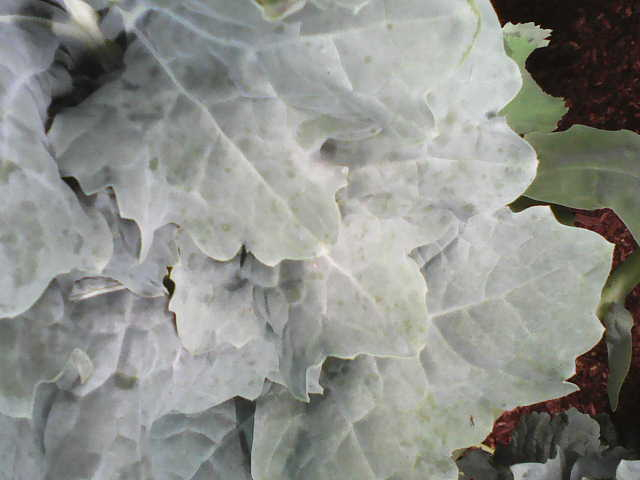
#> input picture Pruning/rpi_images/2021-06-19T02:35:43.255Z_1210.0_970.0_0.0.jpg, 640 x 480 px
$ python -i movement.py   (imports and definitions only)
#> lines starting #> are read from the running program, lines starting #| are printed output that depends on the picture
import cv2
import numpy as np
import os
from matplotlib import pyplot as plt
import argparse
import imutils
import math
import glob
from control import start, MyHandler, mount_xPruner, mount_yPruner, dismount_xPruner, dismount_yPruner, mount_nozzle, dismount_nozzle, photo
from thread import FarmBotThread
import argparse
import time
import pickle as pkl

def local_image_preprocess(local_image, sf=0.7438):
    #array of the preprocessed local image
    local_path = resize_local(local_image, sf) #rotate and rescale

    cwd = os.getcwd()
    image_path  = os.path.join(cwd, "rpi_images", local_image + "_" + str(sf) + "_resized.jpg")
    src = cv2.imread(image_path, 1)

    return src, local_path

# [187 lines left out: functions overhead_image_preprocess, determine_error, find_local_in_overhead, correct_image, get_points, crop_overhead, not called in this run]

def resize_local(local_image, scale_factor=0.7438):
    # Default scale_factor empirically determined from px to cm calculations from local and overhead images
    cwd = os.getcwd()
    image_path  = os.path.join(cwd, "rpi_images", local_image)
    img = cv2.cvtColor(cv2.imread(image_path, 1), cv2.COLOR_BGR2RGB)
    img = cv2.rotate(img, cv2.ROTATE_90_COUNTERCLOCKWISE) #rotate to align with overhead image

    width = int(img.shape[1] * scale_factor)
    height = int(img.shape[0] * scale_factor)
    dim = (width, height)

    # resize image
    resized = cv2.resize(img, dim, interpolation = cv2.INTER_AREA) # for shrinking INTER_AREA preferred
    plt.imsave(image_path  + "_" + str(scale_factor) + "_resized.jpg", resized)
    return image_path  + "_" + str(scale_factor) + "_resized.jpg"

# [85 lines left out: functions farmbot_target_approach, batch_target_approach, crop_o_px_to_cm, curr_pos_from_local, not called in this run]

# [2 lines not run here, left out]

>>> import cv2
>>> picture = cv2.imread('rpi_images/2021-06-19T02:35:43.255Z_1210.0_970.0_0.0.jpg', cv2.IMREAD_GRAYSCALE)
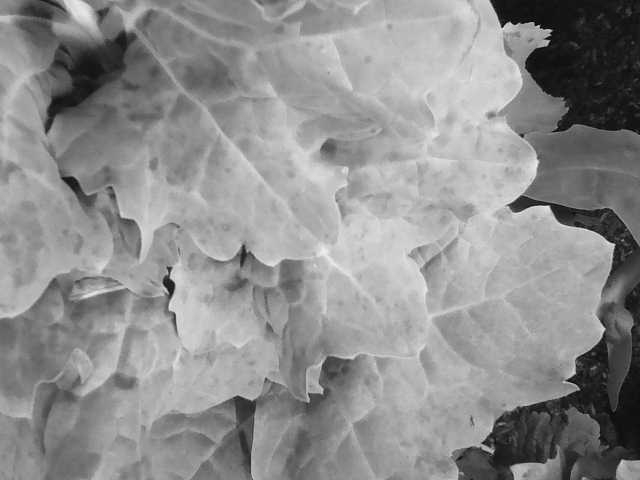
#> picture: shape (480, 640); min 1, max 247, mean 142.1
>>> result = local_image_preprocess(picture)
#> (the run stopped early here; a loop or call above may not have finished)

$ run again, on Pruning/rpi_images/2021-08-05T20:07:11.773Z_830.0_430.0_0.0.jpg
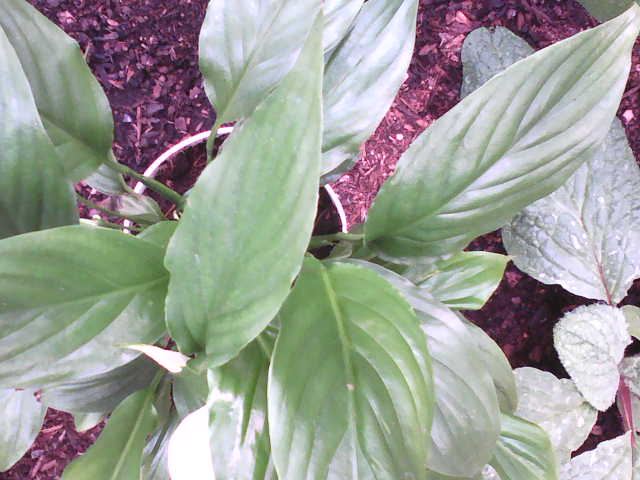
#> input picture Pruning/rpi_images/2021-08-05T20:07:11.773Z_830.0_430.0_0.0.jpg, 640 x 480 px
#> `picture = cv2.imread('rpi_images/2021-06-19T02:35:43.255Z_1210.0_970.0..`:
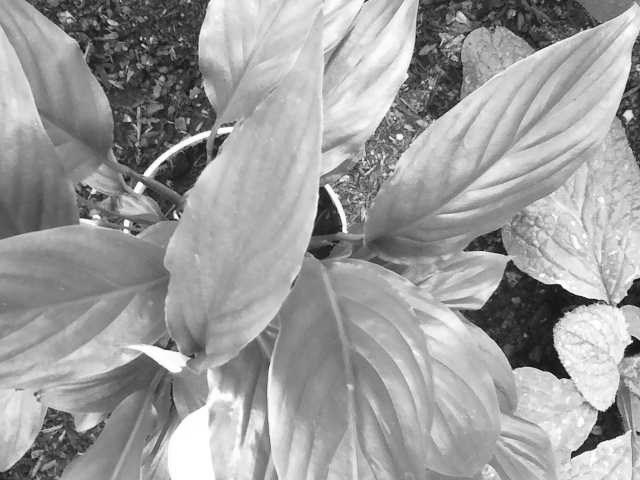
#> picture: shape (480, 640); min 3, max 255, mean 156.9

$ run again, on Pruning/rpi_images/2021-08-06T02:38:48.542Z_210.0_450.0_0.0.jpg
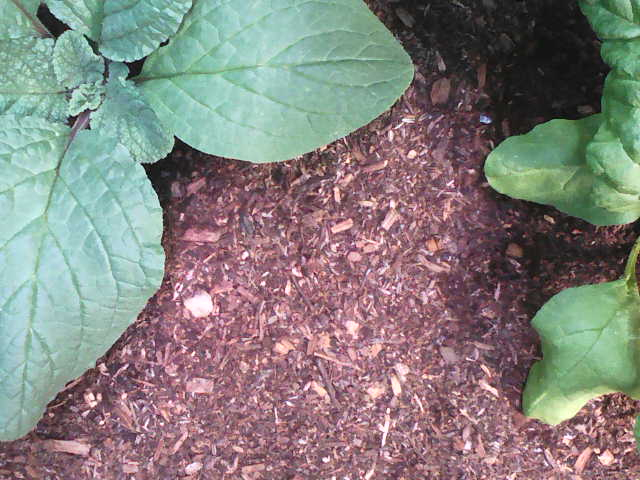
#> input picture Pruning/rpi_images/2021-08-06T02:38:48.542Z_210.0_450.0_0.0.jpg, 640 x 480 px
#> `picture = cv2.imread('rpi_images/2021-06-19T02:35:43.255Z_1210.0_970.0..`:
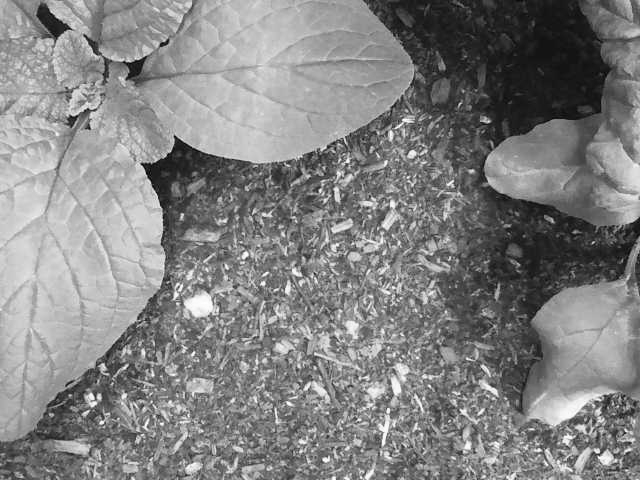
#> picture: shape (480, 640); min 1, max 255, mean 130.4

$ run again, on Pruning/rpi_images/2021-08-06T02:39:28.484Z_170.0_430.0_0.0.jpg_0.4_resized.jpg
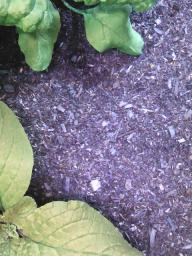
#> input picture Pruning/rpi_images/2021-08-06T02:39:28.484Z_170.0_430.0_0.0.jpg_0.4_resized.jpg, 192 x 256 px
#> `picture = cv2.imread('rpi_images/2021-06-19T02:35:43.255Z_1210.0_970.0..`:
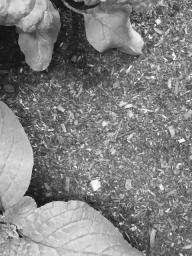
#> picture: shape (256, 192); min 10, max 255, mean 127.9
